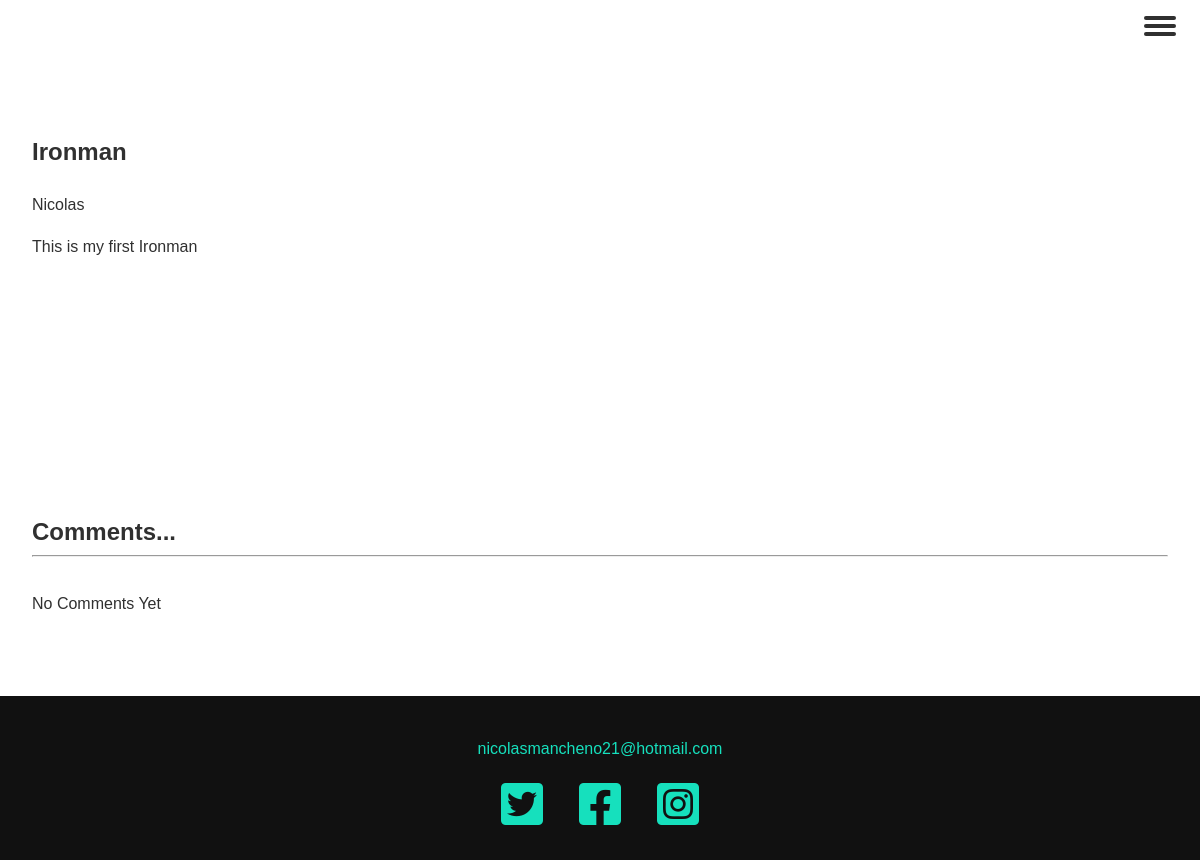
Page /blogpost/7 on the committed database.
### Blog/models.py (models this page shows, shortened)
class Post(models.Model):
    title = models.CharField(max_length=255)
    header_image = models.ImageField(null=True, blank = True, upload_to="images/")
    author = models.ForeignKey(User, on_delete=models.CASCADE)
    body = RichTextField(blank=True, null= True)

### Blog/views.py (the view)
# urls.py: path("blogpost/<str:id>", views.blogpost, name="blogpost")
def blogpost(request, id):
    return render(request, "blogpost.html",{
        'post': Post.objects.get(id = id),
        'form': CommentForm
    })

### Blog/Templates/blogpost.html (shortened to what this page needs)
{% extends "layout.html" %}
{% load static %}
{% block body %}
<section>
    <h3>{{post.title}}</h3><br>
    {{post.author.first_name}}
    <p>{{post.body | safe }}</p>
</section>
<section>
    <h3>Comments...</h3>
    <hr>
    <br>
    {% if not  post.comments.all %}
        No Comments Yet
    {% endif %}
</section>
{% endblock %}

### Blog/Static/styles.css (style rules this page uses)
:root { --ff-primary: 'Source Sans Pro', sans-serif; --ff-secondary: 'Source Code Pro', monospace; --fw-reg: 300; --fw-bold: 900; --clr-light: #fff; --clr-dark: #303030; --clr-accent: #16e0bd; --fs-h1: 3rem; --fs-h2: 2.25rem; --fs-h3: 1.25rem; --fs-body: 1rem; --bs: 0.25em 025em 075em rgba(0, 0, 0, 0.25), 0.125m, .125em, 0.25em rgba(0, 0, 0, 0.15); }
@media (min-width: 800px) { :root { --fs-h1: 4.5rem; --fs-h2: 3.75rem; --fs-h3: 1.5rem; --fs-body: 1rem; } }
body { background: var(--clr-light); color: var(--clr-dark); margin: 0; font-family: var(--ff-primary); font-size: var(--fs-body); line-height: 1.6; }
section { padding: 5rem 2rem; }
h1, h2, h3 { line-height: 1.2; margin: 0; }
h3 { font-size: var(--fs-h3); }

### rows in the picture
Post: title "Ironman", author.first_name "Nicolas", body "This is my first Ironman"
